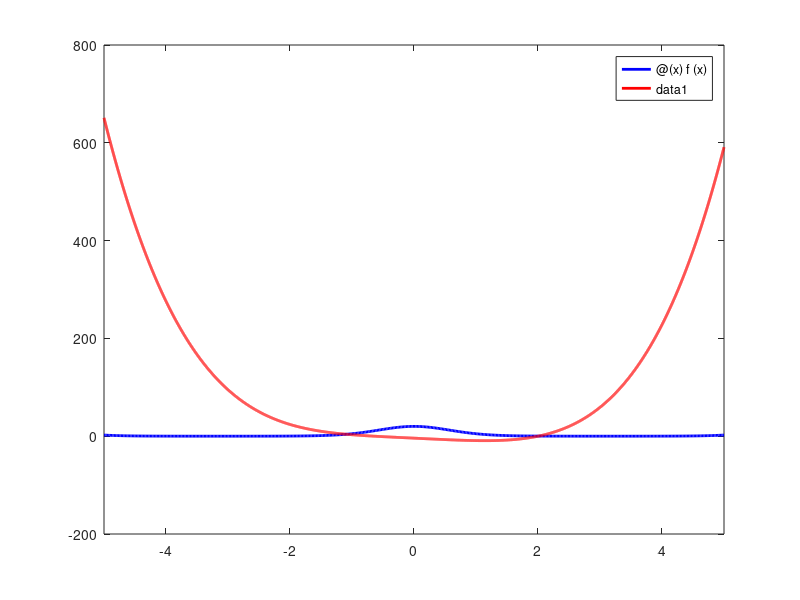

The MATLAB script that drew this image: (Note: this script raises an error after producing the figure.)
% INTEGRATION COMPOSITE EXAMPLES
% Composite trapezoidal and Simpson rules for numerical integration
%
% Hungarian function commentary:
% - A numerikus integrálás az integral(from a to b) értékét közelíti
% - Az összetett trapéz és Simpson szabályok az alapintervallum felosztása
%   segítségével számolják a közelítő értéket
% - A szabályok 3 paraméter megadásával használhatók:
%   * f: a függvény (function handle)
%   * a: az integrálás első végpontja
%   * b: az integrálás második végpontja
% - Indítás után mindkét eljárás vár még 1 paramétert:
%   * Trapéz: részintervallumok száma
%   * Simpson: elemi szabály alkalmazásainak száma

%==========================================================
% Example 1: Simple polynomial integration
%==========================================================
fprintf('\n========================================\n');
fprintf('Example 1: Polynomial Integration\n');
fprintf('========================================\n');

% Define function: f(x) = x^2
f1 = @(x) x.^2;

% Integrate from 0 to 1
% Exact integral: integral(x^2 dx, 0 to 1) = x^3/3 |_0^1 = 1/3 ≈ 0.333333
fprintf('Function: f(x) = x^2\n');
fprintf('Interval: [0, 1]\n');
fprintf('Exact integral: 1/3 ≈ 0.3333333\n\n');

fprintf('Trapezoidal rule (divide into 10 parts):\n');
% Would call: I1_trap = trapezoidal_rule(f1, 0, 1);

fprintf('\nSimpson rule (apply 5 times):\n');
% Would call: I1_simp = simpson_rule(f1, 0, 1);

%==========================================================
% Example 2: Exponential integration
%==========================================================
fprintf('\n========================================\n');
fprintf('Example 2: Exponential Integration\n');
fprintf('========================================\n');

% Define function: f(x) = exp(x)
f2 = @(x) exp(x);

% Integrate from 0 to 1
% Exact integral: integral(e^x dx, 0 to 1) = e^x |_0^1 = e - 1 ≈ 1.718281
fprintf('Function: f(x) = e^x\n');
fprintf('Interval: [0, 1]\n');
fprintf('Exact integral: e - 1 ≈ 1.7182818\n\n');

fprintf('Trapezoidal rule (divide into 20 parts):\n');
% Would call: I2_trap = trapezoidal_rule(f2, 0, 1);

fprintf('\nSimpson rule (apply 10 times):\n');
% Would call: I2_simp = simpson_rule(f2, 0, 1);

%==========================================================
% Example 3: Two curves - area between them
%==========================================================
fprintf('\n========================================\n');
fprintf('Example 3: Area Between Two Curves\n');
fprintf('========================================\n');

% Define two functions
f = @(x) exp(3*cos(x));     % Upper function
g = @(x) x^4 - 6*x - 4;     % Lower function

% Plot to visualize intersection points
fplot(@(x) f(x), 'b-', 'LineWidth', 2);
hold on
fplot(@(x) g(x), 'r-', 'LineWidth', 2);
hold off
ax = gca;
ax.XAxisLocation = 'origin';
ax.YAxisLocation = 'origin';
ax.XLim = [-5 5];
ax.YLim = [-10 10];
grid on
legend('f(x) = exp(3*cos(x))', 'g(x) = x^4 - 6x - 4')
title('Two Curves for Area Calculation')

fprintf('\nFunctions:\n');
fprintf('f(x) = exp(3*cos(x))\n');
fprintf('g(x) = x^4 - 6x - 4\n');

fprintf('\nFrom the plot, the curves intersect approximately at:\n');
fprintf('First intersection: near x = -0.67\n');
fprintf('Second intersection: near x = 1.95\n');

fprintf('\nTo find exact intersection points, use bisection method:\n');
fprintf('intfel(@fg, -1, 0, 10^-4)  -> First intersection\n');
fprintf('intfel(@fg, 1, 3, 10^-4)   -> Second intersection\n');

fprintf('\nApproximate intersections found:\n');
fprintf('a = -0.666321 (14 iterations)\n');
fprintf('b = 1.947205 (15 iterations)\n');

fprintf('\nDefine difference function (f - g):\n');
fprintf('fg(x) = exp(3*cos(x)) - (x^4 - 6x - 4)\n');

fprintf('\nArea between curves (using trapezoidal rule, 100 subintervals):\n');
% Would call: A_trap = trapezoidal_rule(@fg, -0.666321, 1.947205);
fprintf('Expected: ≈ 14.7500\n');

fprintf('\nArea between curves (using Simpson rule, 50 applications):\n');
% Would call: A_simp = simpson_rule(@fg, -0.666321, 1.947205);
fprintf('Expected: ≈ 14.7518\n');

%==========================================================
% Example 4: Trigonometric integration
%==========================================================
fprintf('\n========================================\n');
fprintf('Example 4: Trigonometric Integration\n');
fprintf('========================================\n');

% Define function: f(x) = sin(x)
f4 = @(x) sin(x);

% Integrate from 0 to pi
% Exact integral: integral(sin(x) dx, 0 to pi) = -cos(x) |_0^pi = 2
fprintf('Function: f(x) = sin(x)\n');
fprintf('Interval: [0, π]\n');
fprintf('Exact integral: 2\n\n');

fprintf('Trapezoidal rule (divide into 20 parts):\n');
% Would call: I4_trap = trapezoidal_rule(f4, 0, pi);

fprintf('\nSimpson rule (apply 10 times):\n');
% Would call: I4_simp = simpson_rule(f4, 0, pi);

%==========================================================
% Notes on accuracy
%==========================================================
fprintf('\n========================================\n');
fprintf('Accuracy Comparison\n');
fprintf('========================================\n');

fprintf('Trapezoidal Rule:\n');
fprintf('  - Error order: O(h^2) = O(n^-2)\n');
fprintf('  - Suitable for: smooth, well-behaved functions\n');
fprintf('  - Advantages: simple, robust\n');
fprintf('  - Disadvantages: less accurate than Simpson\n\n');

fprintf('Simpson Rule:\n');
fprintf('  - Error order: O(h^4) = O(n^-4)\n');
fprintf('  - Suitable for: smooth, well-behaved functions (better accuracy)\n');
fprintf('  - Advantages: higher accuracy with same computational cost\n');
fprintf('  - Disadvantages: slightly more complex\n\n');

fprintf('For smooth functions, Simpson rule typically gives 10-100x better accuracy!\n');
